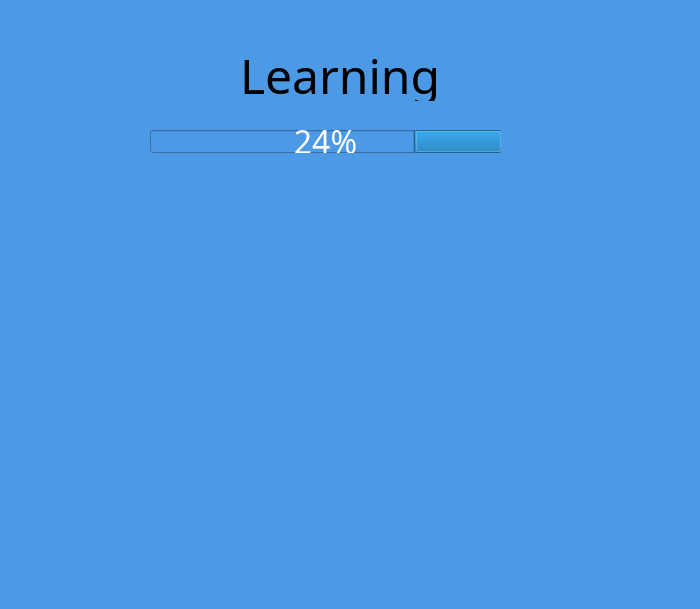
<?xml version="1.0" encoding="UTF-8"?>
<ui version="4.0">
 <class>LearningWindow</class>
 <widget class="QDialog" name="LearningWindow">
  <property name="enabled">
   <bool>true</bool>
  </property>
  <property name="geometry">
   <rect>
    <x>0</x>
    <y>0</y>
    <width>700</width>
    <height>609</height>
   </rect>
  </property>
  <property name="windowTitle">
   <string>MainWindow</string>
  </property>
  <property name="styleSheet">
   <string notr="true">background-color: rgb(76, 153, 229);
</string>
  </property>
  <widget class="QWidget" name="centralwidget" native="true">
   <property name="geometry">
    <rect>
     <x>0</x>
     <y>0</y>
     <width>701</width>
     <height>621</height>
    </rect>
   </property>
   <widget class="QLabel" name="label">
    <property name="geometry">
     <rect>
      <x>0</x>
      <y>200</y>
      <width>701</width>
      <height>391</height>
     </rect>
    </property>
    <property name="text">
     <string/>
    </property>
    <property name="pixmap">
     <pixmap>../microphoneBackground.png</pixmap>
    </property>
    <property name="scaledContents">
     <bool>true</bool>
    </property>
   </widget>
   <widget class="QLabel" name="learnitg_label">
    <property name="geometry">
     <rect>
      <x>240</x>
      <y>50</y>
      <width>211</width>
      <height>51</height>
     </rect>
    </property>
    <property name="font">
     <font>
      <family>Bauhaus 93</family>
      <pointsize>36</pointsize>
     </font>
    </property>
    <property name="text">
     <string>Learning</string>
    </property>
   </widget>
   <widget class="QProgressBar" name="progressBar">
    <property name="geometry">
     <rect>
      <x>150</x>
      <y>130</y>
      <width>351</width>
      <height>23</height>
     </rect>
    </property>
    <property name="font">
     <font>
      <family>Arial Rounded MT Bold</family>
      <pointsize>24</pointsize>
     </font>
    </property>
    <property name="layoutDirection">
     <enum>Qt::RightToLeft</enum>
    </property>
    <property name="value">
     <number>24</number>
    </property>
   </widget>
  </widget>
  <widget class="QMenuBar" name="menubar">
   <property name="geometry">
    <rect>
     <x>0</x>
     <y>0</y>
     <width>700</width>
     <height>21</height>
    </rect>
   </property>
  </widget>
  <widget class="QStatusBar" name="statusbar">
   <property name="geometry">
    <rect>
     <x>0</x>
     <y>0</y>
     <width>3</width>
     <height>18</height>
    </rect>
   </property>
  </widget>
 </widget>
 <resources/>
 <connections/>
</ui>
